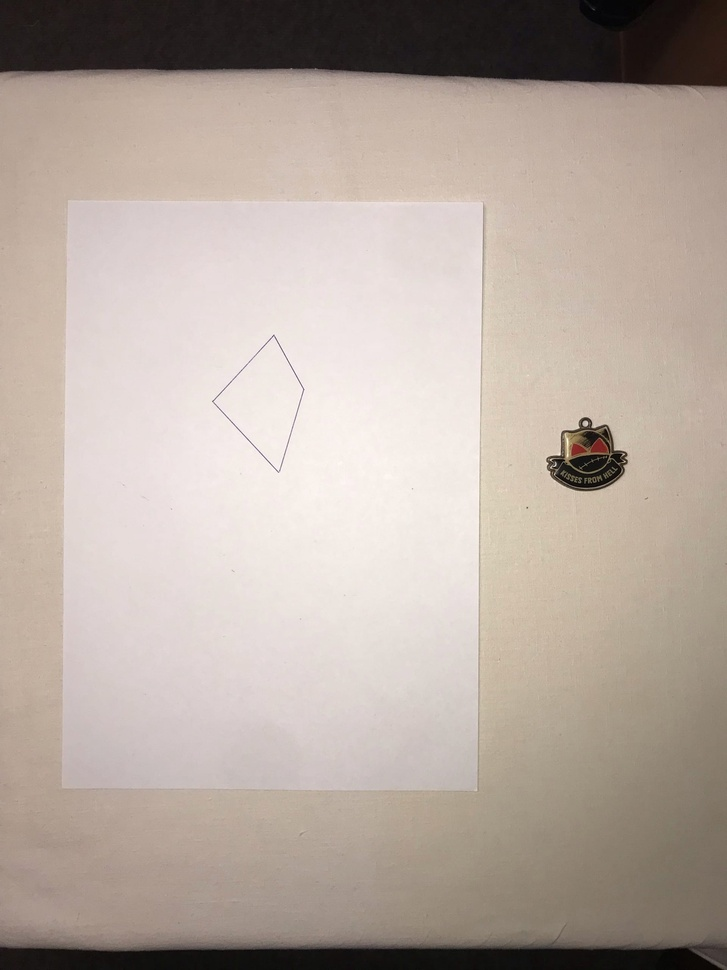
#> input picture Data/Examples/Example_1.jpg, 727 x 970 px, shrunk from 1620 x 2160 before the run
$ python -i area_grabber.py   (imports and definitions only)
#> lines starting #> are read from the running program, lines starting #| are printed output that depends on the picture; after the words box and inside, x2 and y2 are one past the last pixel; in counts of white or black regions, pixels touching at a corner belong together
from typing import Tuple

import numpy as np
import matplotlib.pyplot as plt

from scipy.ndimage import binary_fill_holes
from skimage.color import rgb2gray
from skimage.morphology import binary_closing
from skimage.feature import canny
from imageio import imread


# crop horizontal redundant lines
def __crop_horizontal(edge_segmentation: np.ndarray) -> Tuple[float, float]:
    top_border, low_border = 0, len(edge_segmentation)
    for i, row in enumerate(edge_segmentation):
        if row[0] is np.True_ and row[-1] is np.True_:
            if np.False_ in row:
                continue
            top_border = i
            break

    for i, row in enumerate(reversed(edge_segmentation)):
        if row[0] is np.True_ and row[-1] is np.True_:
            if np.False_ in row:
                continue
            low_border = len(edge_segmentation) - i
            break
    return top_border, low_border


# crop vertical redundant lines
def __crop_vertical(edge_segmentation: np.ndarray) -> Tuple[float, float]:
    edge_segmentation_transposed = np.transpose(edge_segmentation)

    left_border, right_border = 0, len(edge_segmentation_transposed)
    for i, row in enumerate(edge_segmentation_transposed):
        if row[0] is np.True_ and row[-1] is np.True_:
            if np.False_ in row:
                continue
            left_border = i
            break

    for i, row in enumerate(reversed(edge_segmentation_transposed)):
        if row[0] is np.True_ and row[-1] is np.True_:
            if np.False_ in row:
                continue
            right_border = len(edge_segmentation_transposed) - i
            break
    return left_border, right_border


# grab required area
def grab_area(path: str, verbose: bool = False) -> np.ndarray:
#> called with path = '../Data/Examples/Example_1.jpg', verbose = False
    raw_image = imread(path)
#> raw_image is the input picture: shape (970, 727, 3); mean R, G, B 181.7, 169, 159.9

    raw_image_gray = rgb2gray(raw_image)
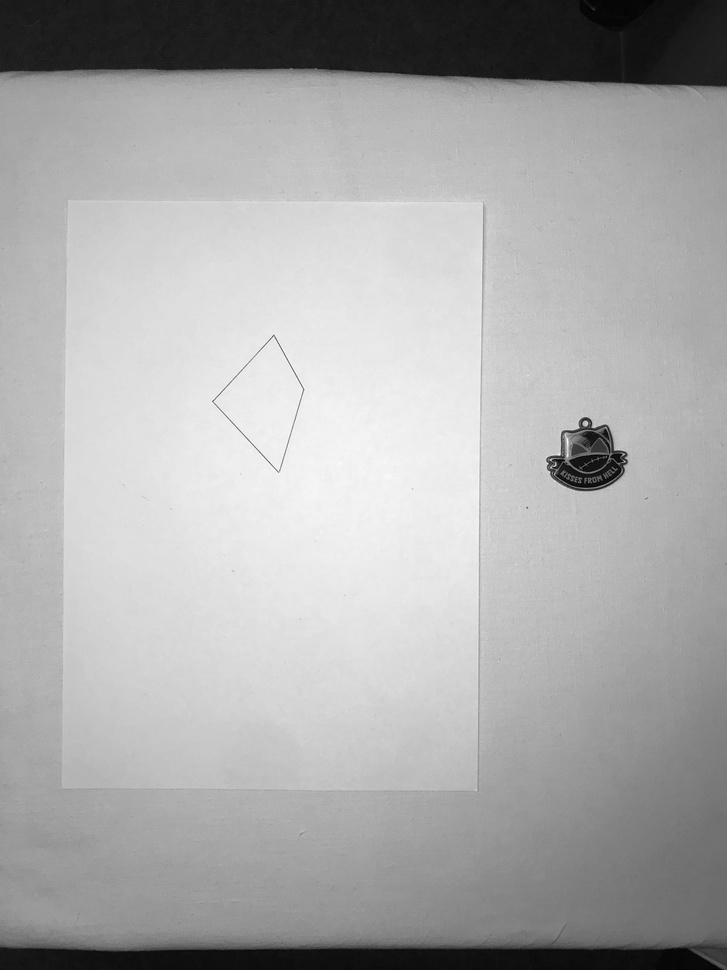
#> raw_image_gray: shape (970, 727) float64; min 0.00281, max 0.992, mean 0.671
    canny_image = canny(raw_image_gray)
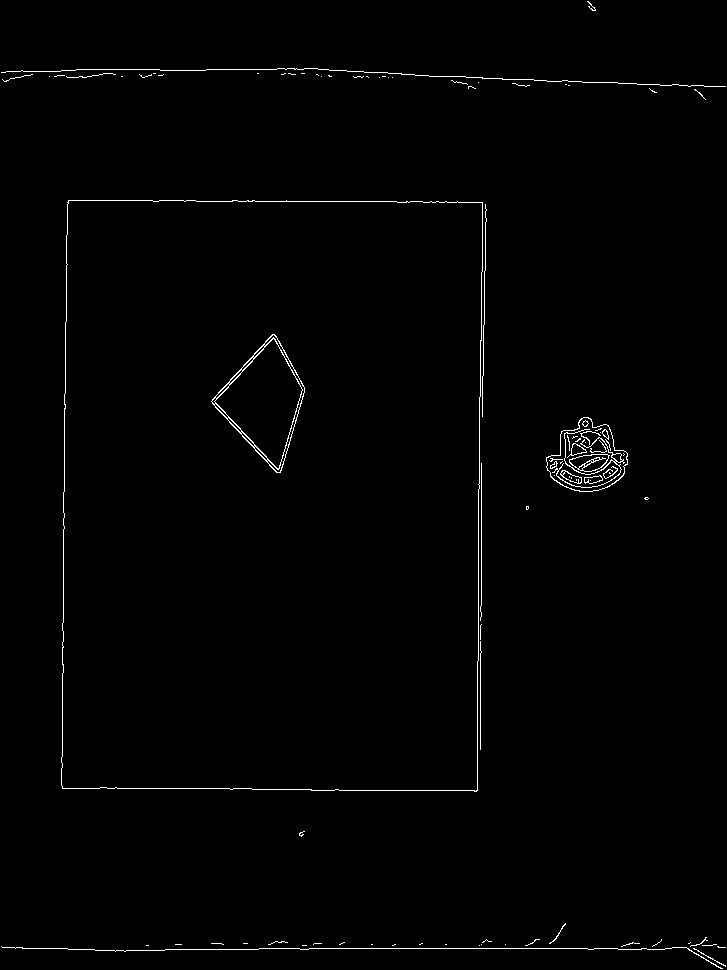
#> canny_image: shape (970, 727) bool; 0.94% white in thin lines or dots

    edge_map = binary_closing(canny_image, footprint=np.ones((11, 11)))
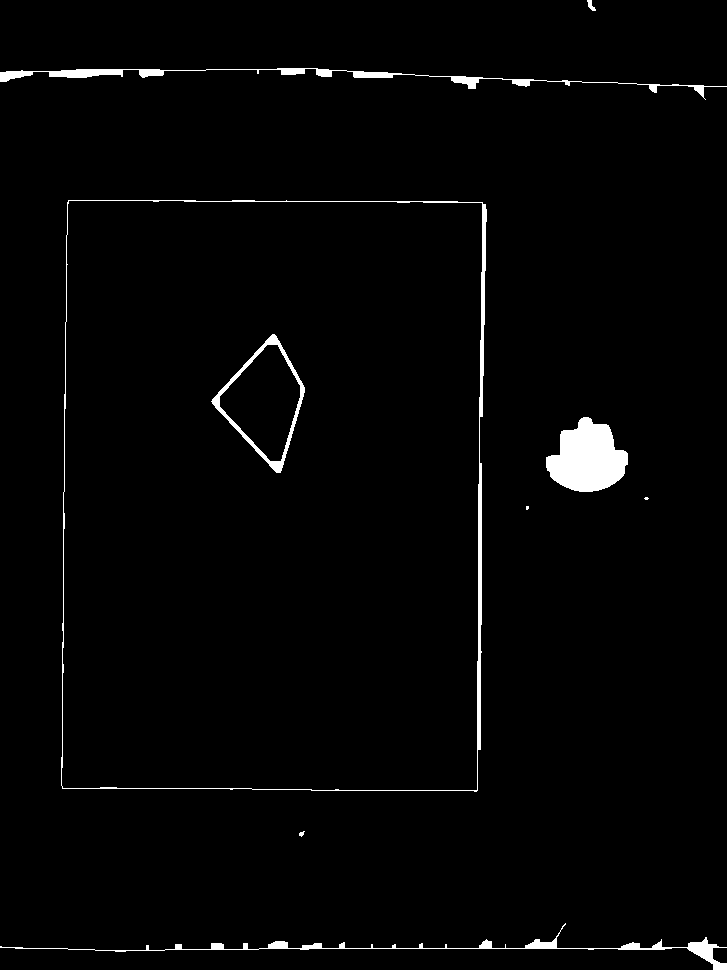
#> edge_map: shape (970, 727) bool; 2% white; 9 white regions (2 under 20 px), largest, box (x1, y1, x2, y2) and area: (546, 417, 628, 492) 4147, (61, 200, 487, 792) 3612, (0, 68, 727, 100) 2491
    edge_segmentation = binary_fill_holes(edge_map)
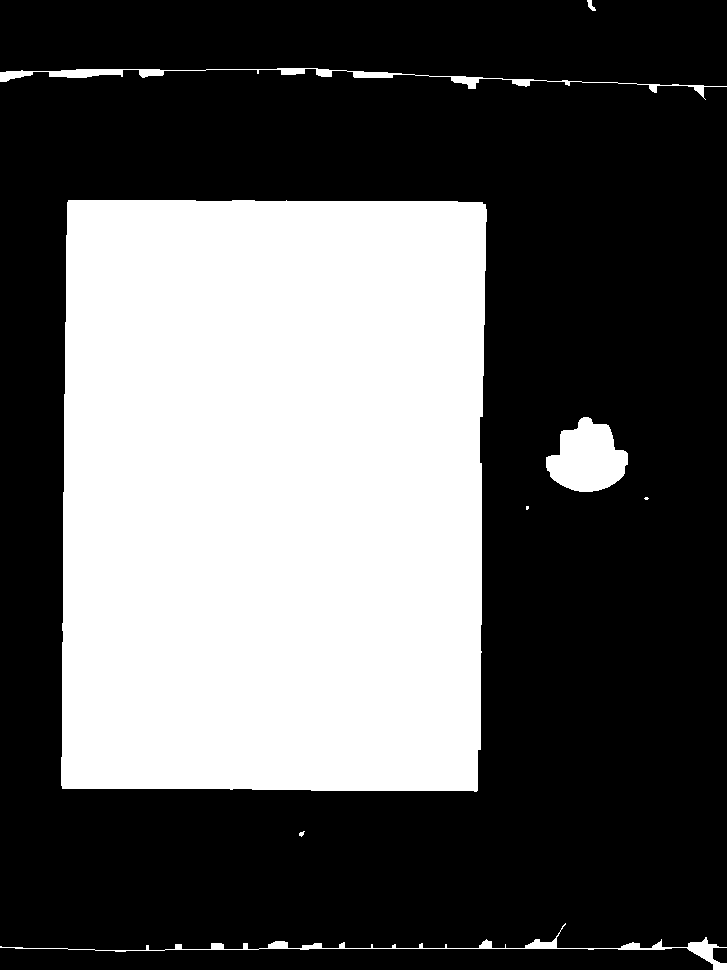
#> edge_segmentation: shape (970, 727) bool; 36.2% white; 8 white regions (2 under 20 px), largest, box (x1, y1, x2, y2) and area: (61, 200, 487, 792) 246660, (546, 417, 628, 492) 4147, (0, 68, 727, 100) 2491, (0, 923, 727, 970) 2188, (587, 0, 596, 11) 51, (299, 831, 305, 837) 21

    top_border, low_border = __crop_horizontal(edge_segmentation)
#> in __crop_horizontal, `top_border, low_border = 0, len(edge_segmentation)`: top_border = 0; low_border = 970
#> top_border = 0; low_border = 970
    left_border, right_border = __crop_vertical(edge_segmentation)
#> in __crop_vertical, `edge_segmentation_transposed = np.transpose(edge_segmentation)`:
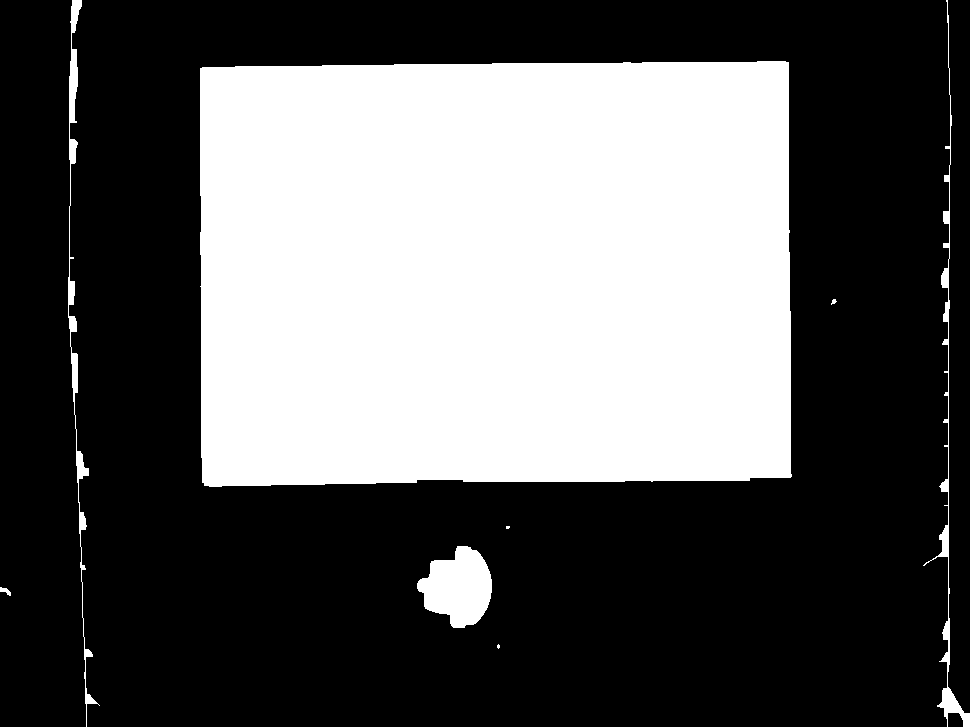
#> edge_segmentation_transposed: shape (727, 970) bool; 36.2% white; 8 white regions (2 under 20 px), largest, box (x1, y1, x2, y2) and area: (200, 61, 792, 487) 246660, (417, 546, 492, 628) 4147, (68, 0, 100, 727) 2491, (923, 0, 970, 727) 2188, (0, 587, 11, 596) 51, (831, 299, 837, 305) 21
#> in __crop_vertical, `left_border, right_border = 0, len(edge_segmentation_transposed)`: left_border = 0; right_border = 727
#> left_border = 0; right_border = 727

    crop_image = raw_image[top_border:low_border, left_border:right_border]

    if verbose:
        fig, ax = plt.subplots(1, 2)

        ax[0].imshow(raw_image)
        ax[0].set_title("Original image")
        ax[0].set_axis_off()

        ax[1].imshow(crop_image)
        ax[1].set_title("Area od interest")
        ax[1].set_axis_off()

        plt.show()

    return crop_image

>>> result = grab_area('../Data/Examples/Example_1.jpg')

$ run again, on Data/Examples/Example_10.jpg
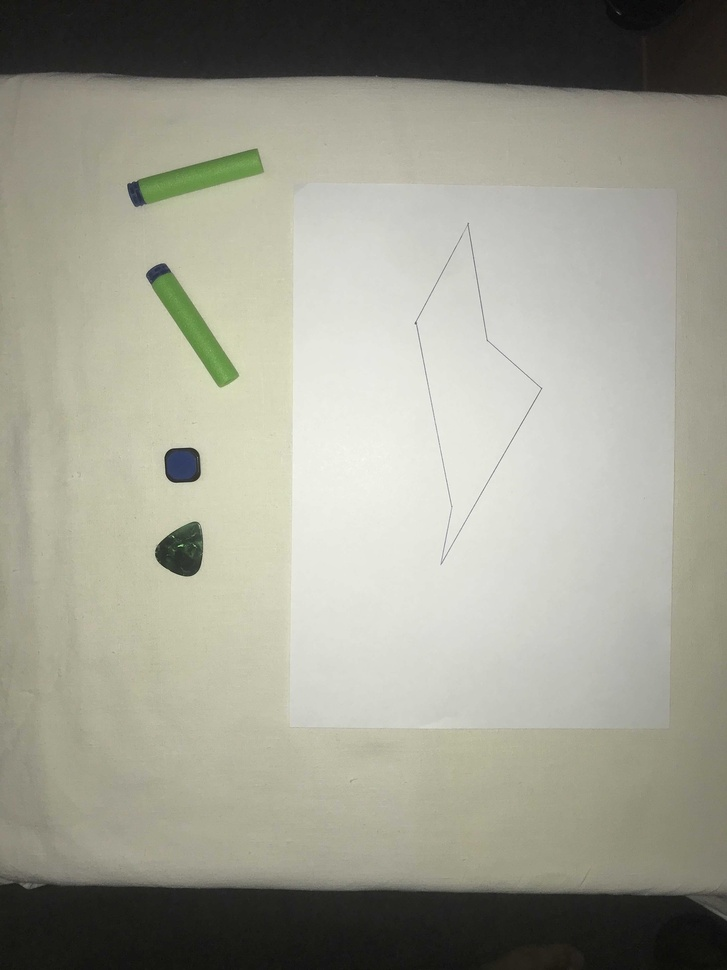
#> input picture Data/Examples/Example_10.jpg, 727 x 970 px, shrunk from 1620 x 2160 before the run
#> in grab_area, raw_image is the input picture: shape (970, 727, 3); mean R, G, B 157.7, 157.7, 144.5
#> in grab_area, `canny_image = canny(raw_image_gray)`:
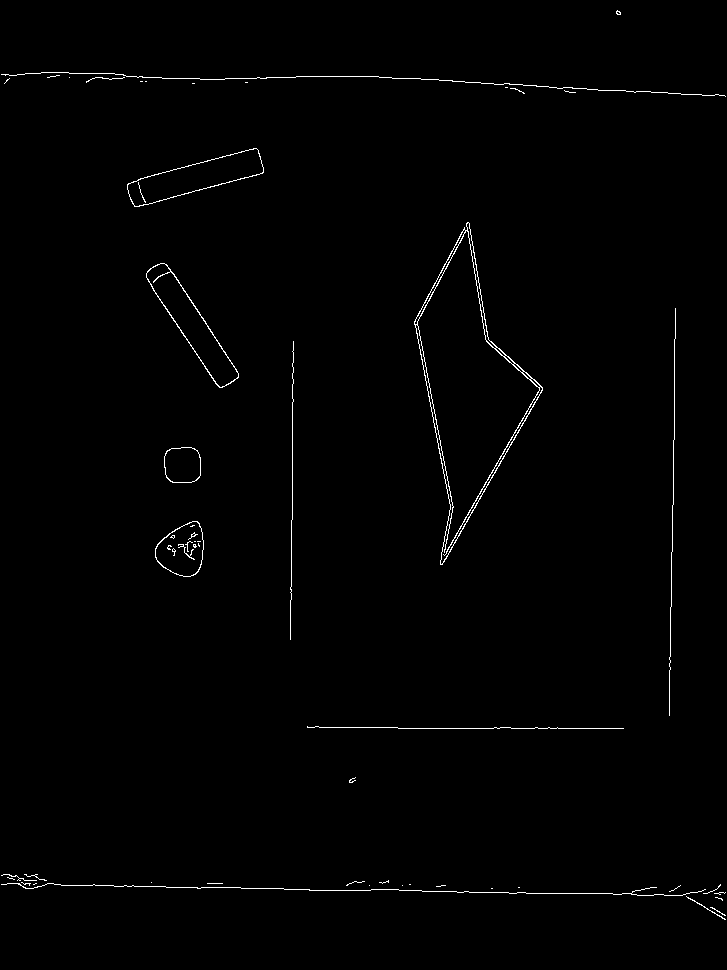
#> canny_image: shape (970, 727) bool; 0.83% white in thin lines or dots
#> edge_map: shape (970, 727) bool; 1.5% white; 12 white regions (1 under 20 px), largest, box (x1, y1, x2, y2) and area: (414, 222, 543, 565) 3029, (0, 874, 727, 920) 2505, (0, 72, 727, 97) 1358
#> edge_segmentation: shape (970, 727) bool; 4.9% white; 12 white regions (1 under 20 px), largest, box (x1, y1, x2, y2) and area: (414, 222, 543, 565) 18924, (127, 148, 264, 207) 3680, (146, 263, 239, 388) 3575
#> in __crop_horizontal, `top_border, low_border = 0, len(edge_segmentation)`: top_border = 0; low_border = 970
#> in grab_area, `top_border, low_border = __crop_horizontal(edge_segmentation)`: top_border = 0; low_border = 970
#> in __crop_vertical, `edge_segmentation_transposed = np.transpose(edge_segmentation)`:
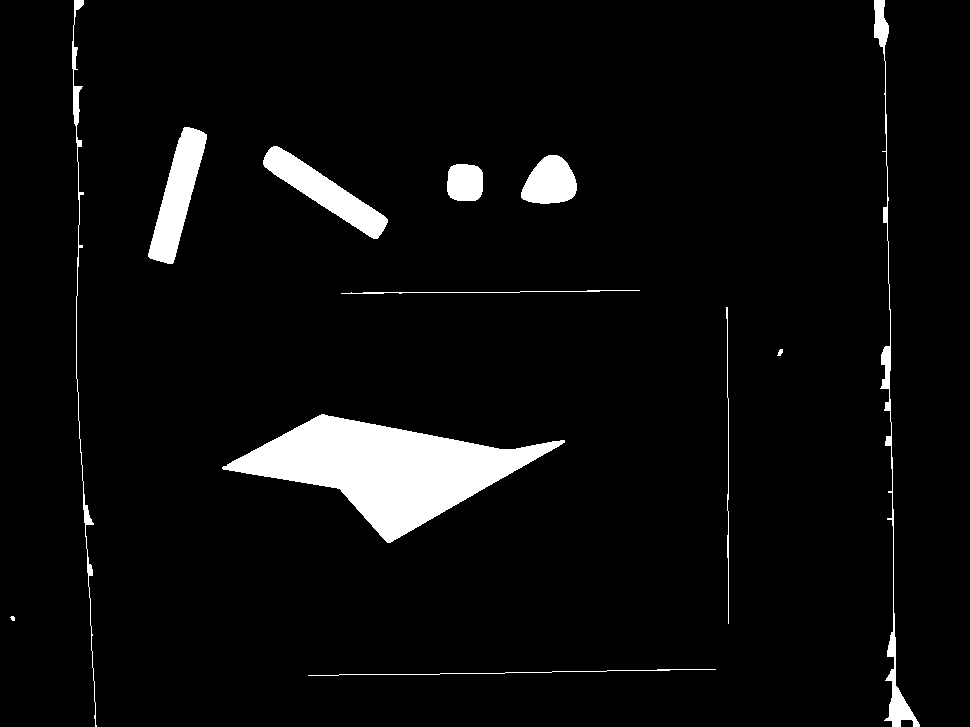
#> edge_segmentation_transposed: shape (727, 970) bool; 4.9% white; 12 white regions (1 under 20 px), largest, box (x1, y1, x2, y2) and area: (222, 414, 565, 543) 18924, (148, 127, 207, 264) 3680, (263, 146, 388, 239) 3575
#> in __crop_vertical, `left_border, right_border = 0, len(edge_segmentation_transposed)`: left_border = 0; right_border = 727
#> in grab_area, `left_border, right_border = __crop_vertical(edge_segmentation)`: left_border = 0; right_border = 727
